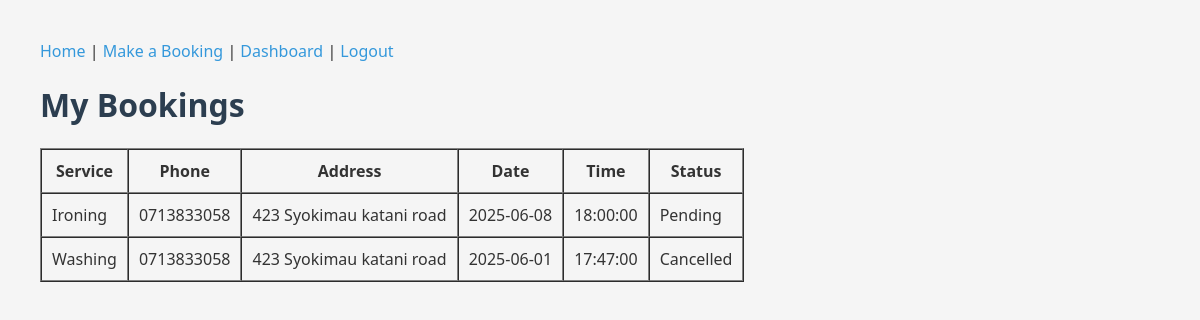
Before: /my_bookings (signed in) with the older database file.
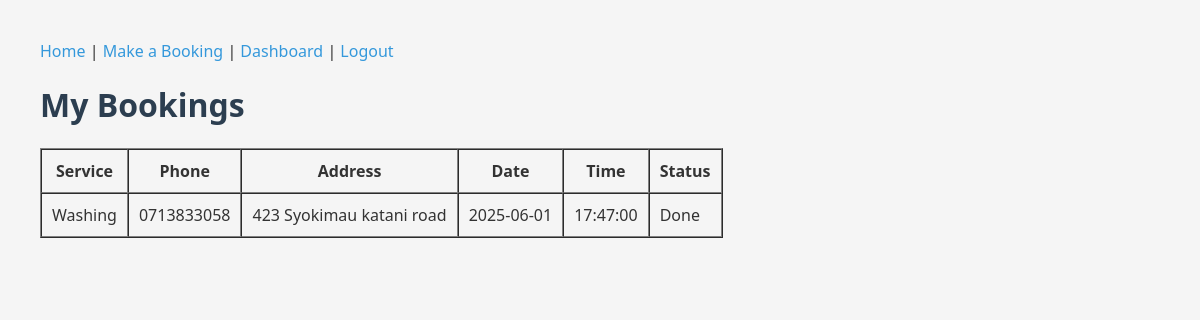
After: the same page with the newer database file.
### app.py (models this page shows)
class Booking(db.Model):
    id = db.Column(db.Integer, primary_key=True)
    user_id = db.Column(db.Integer, db.ForeignKey('user.id'), nullable=False)
    phone = db.Column(db.String(15))
    address = db.Column(db.String(250))
    service = db.Column(db.String(100))
    date = db.Column(db.Date)
    time = db.Column(db.Time)
    status = db.Column(db.String(50), default='Pending')
    created_at = db.Column(db.DateTime, default=datetime.utcnow)

### app.py (the view)
@app.route('/my_bookings')
@login_required
def view_bookings():
    bookings = Booking.query.filter_by(user_id=current_user.id).order_by(Booking.created_at.desc()).all()
    return render_template('my_bookings.html', bookings=bookings)

### app.py (called while the page is built)
@login_manager.user_loader
def load_user(user_id):
    return User.query.get(int(user_id))

### templates/my_bookings.html (shortened to what this page needs)
<!DOCTYPE html>
<html lang="en">
<head>
  <link rel="stylesheet" href="{{ url_for('static', filename='css/style.css') }}" />
</head>
<body>
  <nav>
    <a href="{{ url_for('home') }}">Home</a> |
    <a href="{{ url_for('booking') }}">Make a Booking</a> |
    <a href="{{ url_for('dashboard') }}">Dashboard</a> |
    <a href="{{ url_for('logout') }}">Logout</a>
  </nav>
  <h1>My Bookings</h1>
  {% if bookings %}
    <table border="1" cellpadding="10" cellspacing="0">
      <thead>
        <tr>
          <th>Service</th>
          <th>Phone</th>
          <th>Address</th>
          <th>Date</th>
          <th>Time</th>
          <th>Status</th>
        </tr>
      </thead>
      <tbody>
        {% for booking in bookings %}
        <tr>
          <td>{{ booking.service }}</td>
          <td>{{ booking.phone }}</td>
          <td>{{ booking.address }}</td>
          <td>{{ booking.date }}</td>
          <td>{{ booking.time }}</td>
          <td>{{ booking.status }}</td>
        </tr>
        {% endfor %}
      </tbody>
    </table>
  {% else %}
    <p>You have no bookings yet.</p>
  {% endif %}
</body>
</html>

### static/css/style.css (style rules this page uses)
body { font-family: 'Segoe UI', sans-serif; background-color: #f5f5f5; color: #333; padding: 40px; margin: 0; }
h1 { color: #2c3e50; }
a { color: #3498db; text-decoration: none; }

Changed rows visible on the page:
removed Booking: service "Ironing", phone "0713833058", address "423 Syokimau katani road", date "2025-06-08", time "18:00:00", status "Pending"
changed Booking "Washing": status "Cancelled" → "Done"
